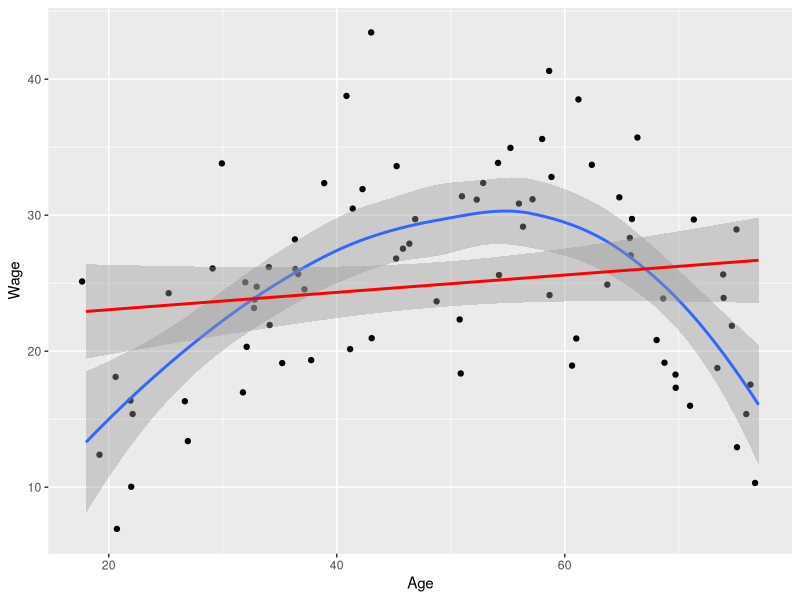
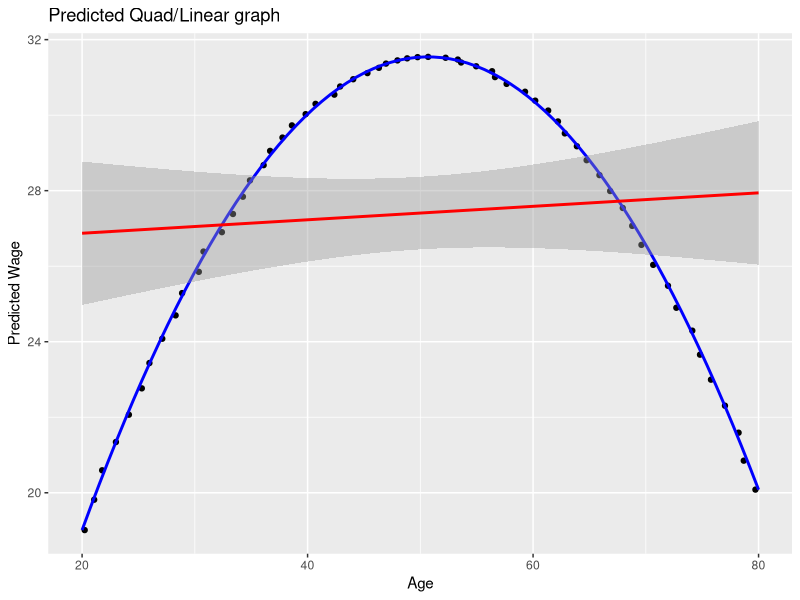
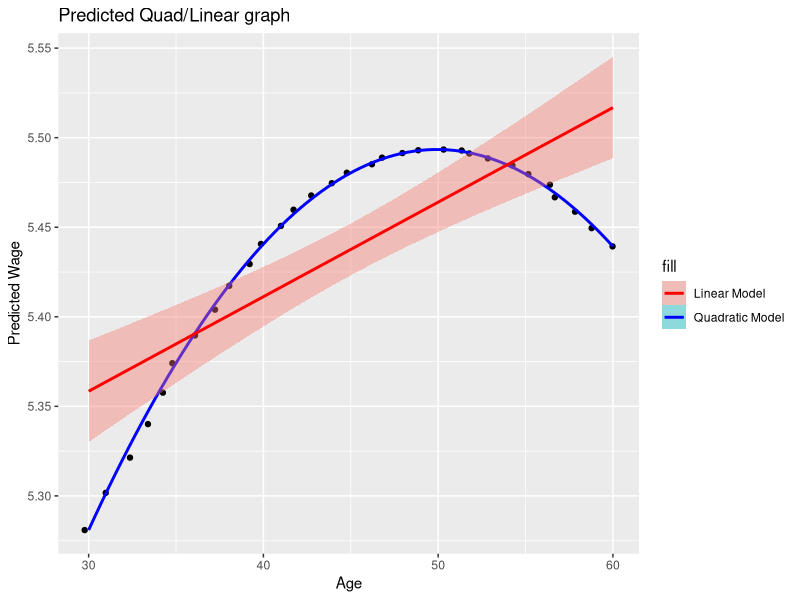
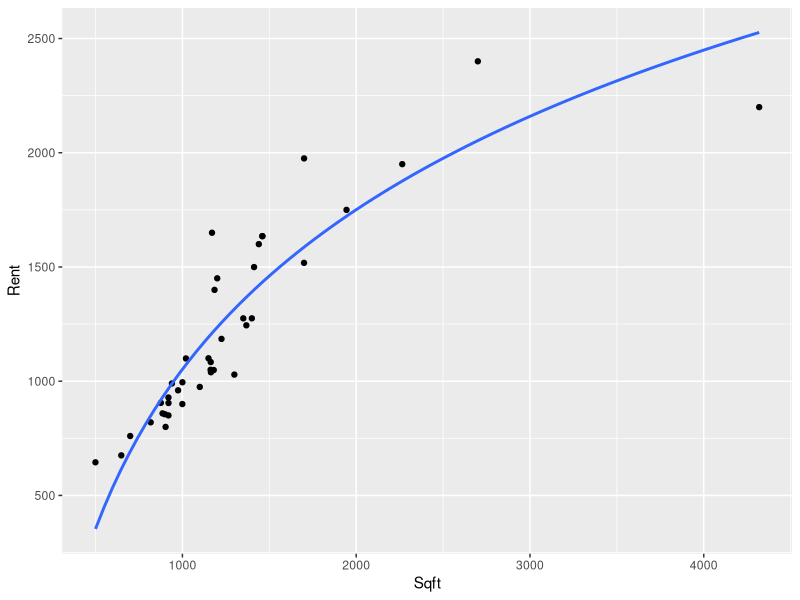

R code for these plots, in order:
## ---- chunk 1
library(tidyverse)
library(readxl)
options(scipen = 999)

## ---- chunk 2
#read in the data for the wages 
wages_data <- read_xlsx(here::here("data",
                     "Data for Weeks 2-7.xlsx"), 
                      sheet = "Wages"
                     )
## ---- chunk 3
wages_data %>% 
  ggplot(aes(x = Age, y = Wage))+
  geom_jitter()+ 
  geom_smooth()+ 
  geom_smooth(method = "lm", color = "red")
## ---- chunk 4
wages_data <- wages_data %>% 
  mutate(age_sqrd = Age^2)
wages_lm <- lm(Wage ~ Age + Educ ,data = wages_data)
summary(wages_lm)
wages_qm <- lm(Wage ~ Educ+ Age + I(Age^2), data = wages_data)
summary(wages_qm)

## ---- chunk 5
predict(wages_qm, data.frame(Educ=16, Age=30))
predict(wages_qm, data.frame(Educ=16, Age=50))
predict(wages_qm, data.frame(Educ=16, Age=70))

## ---- chunk 6
coeffs <- coefficients(wages_qm)
predict <- map2_df(.x = 20:80,
                   .y= 16,
                   .f = ~predict(wages_qm, data.frame(Educ = .y, Age = .x)))
predict %>%
  mutate(age = 20:80) %>%
  rename(pred_wage = `1`) %>%
  ggplot(aes(x = age, y = pred_wage)) +
  geom_jitter() +
  geom_smooth(color = "blue", aes(group = "Quadratic Model")) +  # Labeling the blue line as quadratic
  geom_smooth(method = "lm", color = "red", aes(group = "Linear Model")) +  # Labeling the red line as linear
  labs(title = "Predicted Quad/Linear graph", x = "Age", y = "Predicted Wage", color = "Model Key")
## ---- chunk 7
#read in the data for the tech sales 
techsales_data <- read_xlsx(here::here("data",
                     "Data for Weeks 2-7.xlsx"), 
                      sheet = "TechSales"
                     )
## ---- chunk 8
filtered_tchsales <- techsales_data %>% 
  filter(Business == "Hardware") %>% 
  mutate(d1 = if_else(Personality == "Diplomat",1,0),
         d2 = if_else(Personality == "Explorer", 1,0),
         d3 = if_else(Personality == "Analyst",1,0),
         d4 = if_else(Personality == "Sentinel",1,0),
         d5 = if_else(College =="Yes", 1,0))

## ---- chunk 9

# make a model that isn't quadratic
model_1 <- lm(NPS ~ Age + Female +Certificates + d1 + d2 + d3 + d5, data = filtered_tchsales)
# make a quadratic model that considers Age ^2
model_2 <- lm(NPS ~ Age + Female +Certificates+ d1 + d2 + d3 + d5 + I(Age^2), data = filtered_tchsales)
# summarize and compare the models
summary(model_1) ; summary(model_2)

## ---- chunk 10
# Extract coefficients and standard errors
summary_df <- broom::tidy(model_1) %>%
  select(term, estimate, std.error) %>%
  rename(Variable = term, Coefficient = estimate, `Std. Error` = std.error)




# Print or display the summary table
print(summary_df)


## ---- chunk 11
# predict the values 
predict_2 <- map_df(.x = 30:60,
                    .f = ~predict(model_2, data.frame(Age = .x, 
                                                      Female = 1, 
                                                      d1 = 0,
                                                      d2 = 0,
                                                      d3 = 1,
                                                      d5 = 1,
                                                      Certificates = 3
                                                      )
                                  )
                    )

predict_2 %>%
  # add an age column to the data
  mutate(age = 30:60) %>%
  #rename the column from the predicted varaible
  rename(pred_NPS = `1`) %>%
  # make the visualization
  ggplot(aes(x = age, y = pred_NPS)) +
  geom_jitter() +
  geom_smooth(color = "blue",aes( fill = "Quadratic Model")) +  # Labeling the blue line as quadratic
  geom_smooth(method = "lm", color = "red", aes(fill = "Linear Model")) +  # Labeling the red line as linear
  labs(title = "Predicted Quad/Linear graph", x = "Age", y = "Predicted Wage", color = "Model Key") 

## ---- chunk 12
#read in the data for the wages 
collegetwn_data <- read_xlsx(here::here("data",
                     "Data for Weeks 2-7.xlsx"), 
                      sheet = "CollegeTown"
                     )
## ---- chunk 13
# visualize the data - using log transformation 
collegetwn_data %>% 
  ggplot(aes(x = Sqft, y = Rent))+
  geom_jitter()+
  geom_smooth(method = "lm", 
              formula = y ~ log(x), 
              se = FALSE) 

## ---- chunk 14
# Model 1 -- standard linear model: 
college_lm <- lm(Rent ~ Beds + Baths + Sqft, data = collegetwn_data)

# Model 2 -- log the sqft and keeping the others constant 
college_lm2 <- lm(Rent ~ Beds + Baths + log(Sqft), data = collegetwn_data)

# Model 3 -- log the rent only and keeping the others constant 
college_lm3 <- lm(log(Rent) ~ Beds + Baths + Sqft, data = collegetwn_data)

# Model 4 -- log the Sqft AND rent and keeping the others constant 
college_lm4 <- lm(log(Rent) ~ Beds + Baths + log(Sqft), data = collegetwn_data)


## ---- chunk 15
#use model 1 to make a prediction with sqft = 1600, Beds = 3, and Baths = 2
predict(college_lm, data.frame(Beds = 3, 
                               Baths = 2,
                               Sqft = 1600))
#use model 2 to make a prediction with sqft = 1600, Beds = 3, and Baths = 2
predict(college_lm2, data.frame(Beds = 3, 
                               Baths = 2,
                               Sqft = 1600))

## ---- chunk 16
# use the model 3 to predict
# since rent (y) is logged, you need to compute the se in order to predicti: use the following steps

predi_log_3 <- predict(college_lm3, data.frame(Beds = 3, 
                                               Baths = 2,
                                               Sqft = 1600))

# extract the standard error of the linear model
se_3 <- sigma(college_lm3)
# use the standard error and you prediction in order to predict that value 
prediction_model_3 <- exp(predi_log_3 + se_3^2/2)

prediction_model_3
## ---- chunk 17
# use the model 4 to predict
# since rent (y) is logged, you need to compute the se in order to predicti: use the following steps
predi_log_4 <- predict(college_lm4, data.frame(Beds = 3, 
                                               Baths = 2,
                                               Sqft = 1600))
# extract the standard error of the linear model
se_4 <- sigma(college_lm4)
# use the standard error and you prediction in order to predict that value 
prediction_model_4 <- exp(predi_log_4 + se_3^2/2)

prediction_model_4

## ---- chunk 18
# computing Rsq for model 4; 
predict_lnrent <- predict(college_lm4)
stde_4 <- sigma(college_lm4)
pred_rent <- exp(predict_lnrent+stde_4^2/2)
cor(collegetwn_data$Rent, pred_rent)^2
## ---- chunk 19
compute_r_squared <- function(model, var, data) {
  # Compute predicted log value
  predict_lnval <- predict(model)
  
  # Compute standard error of the model
  stde <- sigma(model)
  
  # Compute predicted value
  pred_val <- exp(predict_lnval + stde^2 / 2)
  
  # Compute R-squared
  r_squared <- cor(data[[var]], pred_val)^2
  
  return(r_squared)
}

# Example usage:
# Replace 'college_lm4' with your actual linear model and 'collegetwn_data' with your dataset
result <- compute_r_squared(model = college_lm4, var = "Rent", data = collegetwn_data)
cat("R-squared for model 4:", result, "\n")

## ---- chunk 20
#read in the data for the wages 
division_data <- read_xlsx(here::here("data",
                     "Data for Weeks 2-7.xlsx"), 
                      sheet = "Division"
                     )
## ---- chunk 21
# Make dummy varaiables 
division_data <- division_data %>% 
  mutate(d1 = if_else(Division == "Marketing",1,0),
         d2 = if_else(Division == "Development", 1,0),
         d3 = if_else(Division == "Customer Service",1,0),
         d4 = if_else(College =="Yes", 1,0))

# estimate a linear regression model for salary using business division and college education as predictor variables
division_lm <- lm(Salary ~ d1 +d2 + d4, data = division_data)
# summary(division_lm)

#use the model to predict the salary of college educated employees in each of the three divisions
## prediction for marketing
predict(division_lm, data.frame(d1 = 1, d2=0, d4=1))
## prediction for development
predict(division_lm, data.frame(d1 = 0, d2=1, d4=1))
## prediction for customer service
predict(division_lm, data.frame(d1 = 0, d2=0, d4=1))

## ---- chunk 22
#| code-fold: true
# Write function to do prediction easy: 
predict_and_calculate <- function(d1, d2, d4, model) {
  # Predict the log value
  predi_log <- predict(model, newdata = data.frame(d1 = d1, d2 = d2, d4 = d4))
  
  # Extract the standard error
  se <- sigma(model)
  
  # Calculate the final prediction
  prediction <- exp(predi_log + se^2 / 2)
  
  return(prediction)
}


## ---- chunk 23
# estimate a linear model for salary using exponential model that uses ln(Salary as response)
division_exp <- lm(log(Salary) ~ d1 +d2 + d4, data = division_data)


predict_and_calculate(d1 = 1, d2 = 0, d4 = 1, model = division_exp)
predict_and_calculate(d1 = 0, d2 = 1, d4 = 1, model = division_exp)
predict_and_calculate(d1 = 0, d2 = 1, d4 = 1, model = division_exp)


## ---- chunk 24
# we need to calculate R^2 if we want to compare the models
compute_r_squared(model = division_exp, var = "Salary", data = division_data)
